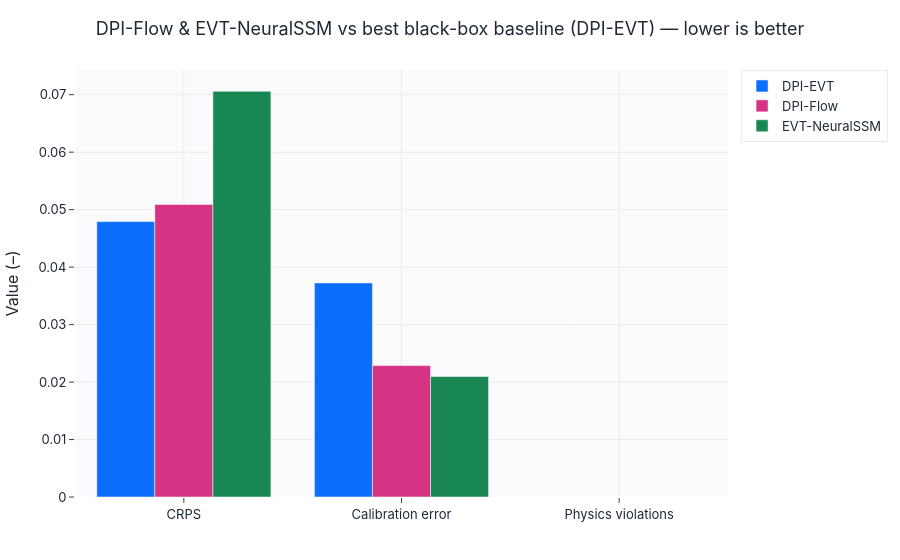

This figure's notebook cell:
### Code cell
# Наглядное преимущество двух структурных моделей над лучшим ЧЁРНЫМ ЯЩИКОМ
PHYS_INFORMED = {"DPI-Flow", "EVT-NeuralSSM", "PINN"}   # физически-информированные — не baseline
blackbox = leaderboard[~leaderboard["model"].isin(PHYS_INFORMED)].dropna(subset=["Traj_CRPS"])
best_base = blackbox.sort_values("Traj_CRPS").iloc[0]["model"]
sel = leaderboard[leaderboard["model"].isin(list(PHYS_MODELS) + [best_base])].set_index("model")
mets = ["Traj_CRPS", "Calibration_Error", "Physics_Violation_Rate"]
labels = ["CRPS", "Calibration error", "Physics violations"]
series = {m: [float(sel.loc[m, k]) for k in mets] for m in sel.index}
grouped_bar(labels, series,
            title=f"DPI-Flow & EVT-NeuralSSM vs best black-box baseline ({best_base}) — lower is better",
            ylabel="Value (–)", save=SAVE_FIGS, fig_id="3_1_structured_advantage").show()
for m in PHYS_MODELS:
    if m in sel.index:
        d = (sel.loc[best_base, "Traj_CRPS"] - sel.loc[m, "Traj_CRPS"]) / sel.loc[best_base, "Traj_CRPS"] * 100
        print(f"{m}: CRPS {d:+.1f}% vs {best_base} | calib.err {sel.loc[m,'Calibration_Error']:.3f} | "
              f"physics-viol {sel.loc[m,'Physics_Violation_Rate']:.3f} | CRR RMSE {sel.loc[m,'CRR_RMSE']:.4f} (baselines: n/a)")

### Figure 1 — Plotly figure (JSON) as saved in the notebook; plotly's stock layout.template omitted (floating-point values rounded to 4 significant figures)
{"data": [{"marker": {"color": "#0b6efd"}, "name": "DPI-EVT", "type": "bar", "x": ["CRPS", "Calibration error", "Physics violations"], "y": [0.04792, 0.03725, 0.0]}, {"marker": {"color": "#d63384"}, "name": "DPI-Flow", "type": "bar", "x": ["CRPS", "Calibration error", "Physics violations"], "y": [0.05091, 0.02286, 0.0]}, {"marker": {"color": "#198754"}, "name": "EVT-NeuralSSM", "type": "bar", "x": ["CRPS", "Calibration error", "Physics violations"], "y": [0.07058, 0.02097, 0.0]}], "layout": {"barmode": "group", "title": {"text": "DPI-Flow & EVT-NeuralSSM vs best black-box baseline (DPI-EVT) — lower is better"}, "xaxis": {"title": {"text": ""}}, "yaxis": {"title": {"text": "Value (–)"}}}}
